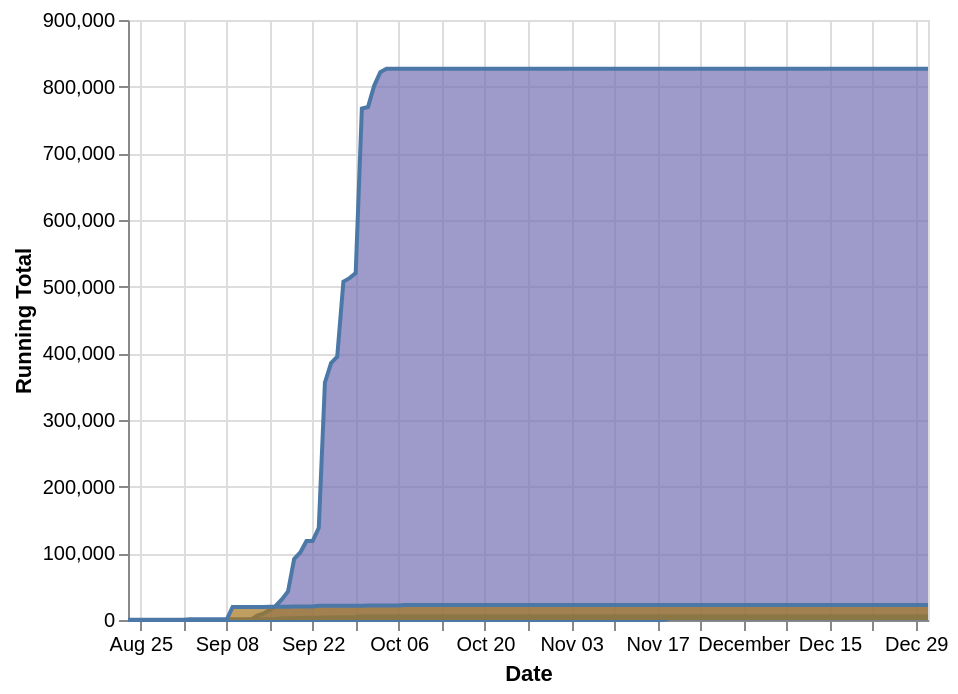

Notebook cell for this chart:
### Code cell
pf_chart + h_chart + br_chart + ba_chart

### Figure 1 — Vega-Lite specification as saved in the notebook (floating-point values rounded to 4 significant figures; data arrays with more than 128 entries replaced by an {"elided": "..."} marker saying what was removed)
{"$schema": "https://vega.github.io/schema/vega-lite/v3.4.0.json", "config": {"mark": {"tooltip": null}, "view": {"height": 300, "width": 400}}, "datasets": {"data-098ca49b3a21296afd21491ac50fae08": {"elided": "131 records"}, "data-2748cc6c057f92399c4eee9718675d51": {"elided": "131 records"}, "data-300f290ad542ee2ecd1ad5c4736a9cb1": {"elided": "131 records"}, "data-e19e891cf24485b8ad38ceafea08df55": {"elided": "131 records"}}, "layer": [{"data": {"name": "data-098ca49b3a21296afd21491ac50fae08"}, "encoding": {"x": {"field": "Date", "type": "temporal"}, "y": {"field": "Running Total", "type": "quantitative"}}, "mark": {"color": "#7570B3", "line": true, "type": "area"}}, {"data": {"name": "data-e19e891cf24485b8ad38ceafea08df55"}, "encoding": {"x": {"field": "Date", "type": "temporal"}, "y": {"field": "Running Total", "type": "quantitative"}}, "mark": {"color": "#D95F02", "line": true, "type": "area"}}, {"data": {"name": "data-2748cc6c057f92399c4eee9718675d51"}, "encoding": {"x": {"field": "Date", "type": "temporal"}, "y": {"field": "Running Total", "type": "quantitative"}}, "mark": {"color": "#1B9E77", "line": true, "type": "area"}}, {"data": {"name": "data-300f290ad542ee2ecd1ad5c4736a9cb1"}, "encoding": {"x": {"field": "Date", "type": "temporal"}, "y": {"field": "Running Total", "type": "quantitative"}}, "mark": {"color": "#A6761D", "line": true, "type": "area"}}]}
